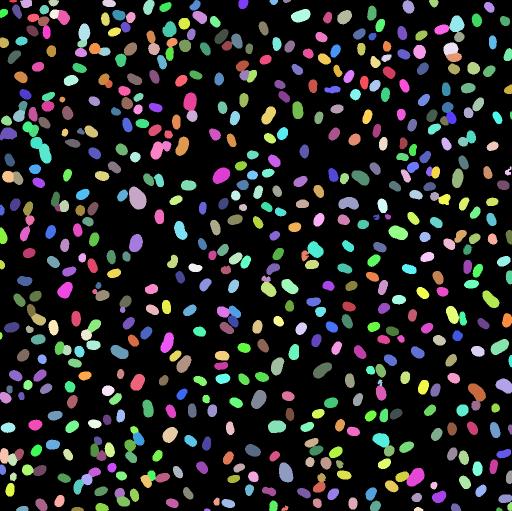
#> input picture fig3/baselines/cellpose_default_nuclei/labels.tif, 1024 x 1022 px, found by its file name (shown at 1/2 size)
$ python score_task.py ../../data/raw/biosr_er_highres_reference.tif ../../data/raw/biosr_er_lowres_input.tif
#> lines starting #> are read from the running program, lines starting #| are printed output that depends on the picture; after the words box and inside, x2 and y2 are one past the last pixel; in counts of white or black regions, pixels touching at a corner belong together; pictures that were not available may be replaced by others from this repository, and a replacement may not be noted
#> further down, L is the input picture: shape (1022, 1024) int32; 585 distinct labels, from 0 to 584
### fig3/harness/legacy_scorers/score_nuclei.py
"""Score a nuclei label image against the manual endothelial nuclei of the DAPI field. Predicted objects that lie mostly
(>30% of their area) on annotated cancer cells are ignored, because the manual annotation covers endothelial nuclei only.
Reports object F1 (IoU >= 0.5, one-to-one), counts and median area ratio of matched nuclei (prediction / manual)."""
import json, sys
import numpy as np
import tifffile
sys.path.insert(0, "<work>/fig3")
from matching import match
U = "<uploads>/"
REF = tifffile.imread(U + "1add3634-104_3.tif").astype(int)
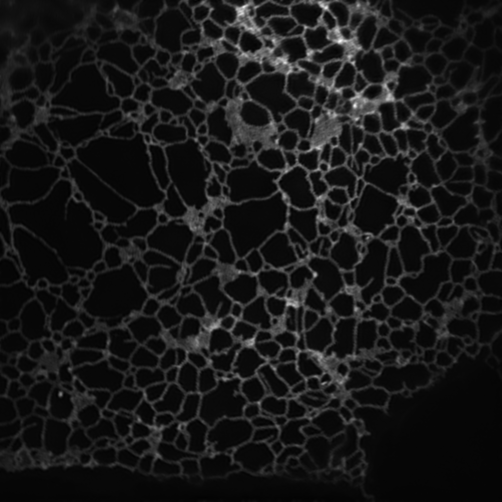
#> input picture data/raw/biosr_er_highres_reference.tif, 1004 x 1004 px, given in place of 1add3634-104_3.tif, which was not available (shown at 1/2 size)
#> REF: shape (1004, 1004) int64; min 0, max 65535, mean 6216.5
CANC = tifffile.imread(U + "e752a357-104_2.tif") > 0
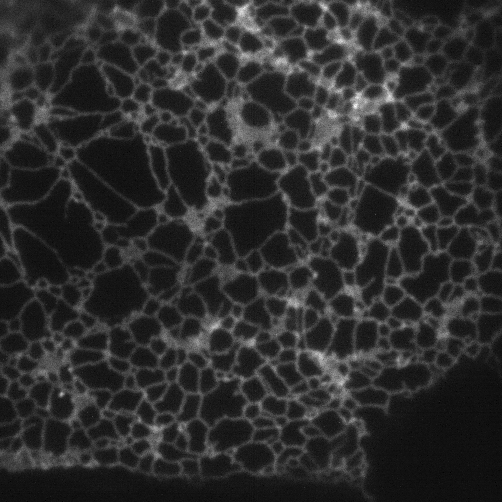
#> input picture data/raw/biosr_er_lowres_input.tif, 502 x 502 px, given in place of e752a357-104_2.tif, which was not available
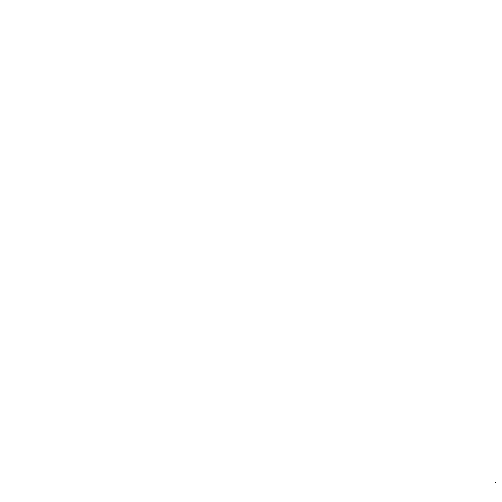
#> CANC: shape (502, 502) bool; 100% white; black in thin lines or dots, all inside (x1, y1, x2, y2) = (495, 482, 496, 483)


def score(L):
    L = L.astype(int).copy()
#> L: shape (1022, 1024) int64; 585 distinct labels, from 0 to 584
    ids, cnt = np.unique(L[L > 0], return_counts=True)
#> ids = 584 values from 1 to 584; cnt = 584 values, max 1208 at index 233, min 54 at index 153, mean 391.9
    on_c = dict(zip(*np.unique(L[(L > 0) & CANC], return_counts=True)))
    drop = [i for i, c in zip(ids, cnt) if on_c.get(i, 0) > 0.3 * c]
    L[np.isin(L, drop)] = 0
    m, fn, fp = match(REF, L, 0.5)
    ra = [(REF == g).sum() for g, p, _ in m]; la = [(L == p).sum() for g, p, _ in m]
    return {"n_pred": int(len(np.unique(L[L > 0]))), "n_ref": int(len(np.unique(REF[REF > 0]))), "tp": len(m), "fn": len(fn), "fp": len(fp),
            "f1": round(2 * len(m) / (2 * len(m) + len(fn) + len(fp)), 3), "area_ratio_median": round(float(np.median(np.array(la) / np.array(ra))), 3)}


# [3 lines that do not run on import are left out]

### fig3/harness/score_task.py
"""score_task.py <dir> <nuclei|cancer|endo> : score <dir>/labels.tif and write <dir>/score.json"""
import sys, json, os, numpy as np, tifffile
sys.path.insert(0, '../bf'); sys.path.insert(0, '../v3')
d, task = sys.argv[1], sys.argv[2]
p = f'{d}/labels.tif'
if not os.path.exists(p):
    s = {'f1': 0.0, 'error': 'no labels.tif written'}
else:
    L = np.squeeze(tifffile.imread(p))
    if task == 'cancer':
        from score_cancer import score
    elif task == 'endo':
        from score_endo import score
    else:
        from score_nuclei import score
    try:
        s = score(L)
    except Exception as e:
        s = {'f1': 0.0, 'error': repr(e)}
json.dump(s, open(f'{d}/score.json', 'w')); print(d, s)
